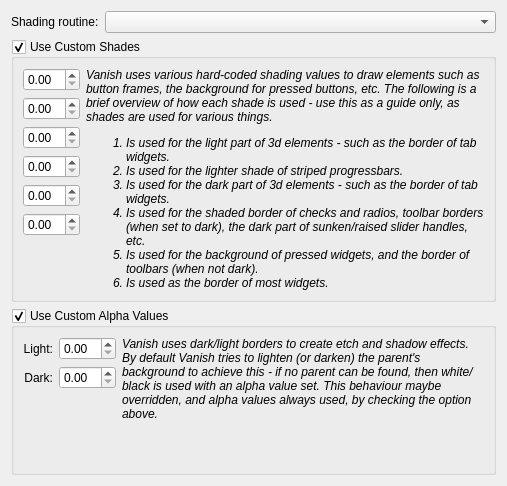
     <widget class="QWidget" name="page_14">
      <layout class="QGridLayout">
       <item row="0" column="0">
        <widget class="QLabel" name="label_2">
         <property name="text">
          <string>Shading routine:</string>
         </property>
        </widget>
       </item>
       <item row="0" column="1">
        <widget class="QComboBox" name="shading">
         <property name="sizePolicy">
          <sizepolicy hsizetype="MinimumExpanding" vsizetype="Fixed">
           <horstretch>0</horstretch>
           <verstretch>0</verstretch>
          </sizepolicy>
         </property>
         <property name="toolTip">
          <string>&lt;p&gt;Sets the color space that is used when shading a color.</string>
         </property>
        </widget>
       </item>
       <item row="1" column="0" colspan="2">
        <widget class="QGroupBox" name="customShading">
         <property name="title">
          <string>Use Custom Shades</string>
         </property>
         <property name="checkable">
          <bool>true</bool>
         </property>
         <layout class="QGridLayout">
          <item row="0" column="0">
           <widget class="QDoubleSpinBox" name="shade0" native="true">
            <property name="sizePolicy">
             <sizepolicy hsizetype="Fixed" vsizetype="Fixed">
              <horstretch>0</horstretch>
              <verstretch>0</verstretch>
             </sizepolicy>
            </property>
           </widget>
          </item>
          <item row="0" column="1" rowspan="7">
           <widget class="QLabel" name="label_4">
            <property name="text">
             <string>&lt;i&gt;&lt;p&gt;Vanish uses various hard-coded shading values to draw elements such as button frames, the background for pressed buttons, etc. The following is a brief overview of how each shade is used - use this as a guide only, as shades are used for various things.&lt;/p&gt;
&lt;p&gt;&lt;ol&gt;
&lt;li&gt;Is used for the light part of 3d elements - such as the border of tab widgets.&lt;/li&gt;
&lt;li&gt;Is used for the lighter shade of striped progressbars.&lt;/li&gt;
&lt;li&gt;Is used for the dark part of 3d elements - such as the border of tab widgets.&lt;/li&gt;
&lt;li&gt;Is used for the shaded border of checks and radios, toolbar borders (when set to dark), the dark part of sunken/raised slider handles, etc.&lt;/li&gt;
&lt;li&gt;Is used for the background of pressed widgets, and the border of toolbars (when not dark).&lt;/li&gt;
&lt;li&gt;Is used as the border of most widgets.&lt;/li&gt;
&lt;/ol&gt;&lt;/p&gt;&lt;/i&gt;</string>
            </property>
            <property name="alignment">
             <set>Qt::AlignLeading|Qt::AlignLeft|Qt::AlignTop</set>
            </property>
            <property name="wordWrap">
             <bool>true</bool>
            </property>
           </widget>
          </item>
          <item row="1" column="0">
           <widget class="QDoubleSpinBox" name="shade1" native="true">
            <property name="sizePolicy">
             <sizepolicy hsizetype="Fixed" vsizetype="Fixed">
              <horstretch>0</horstretch>
              <verstretch>0</verstretch>
             </sizepolicy>
            </property>
           </widget>
          </item>
          <item row="2" column="0">
           <widget class="QDoubleSpinBox" name="shade2" native="true">
            <property name="sizePolicy">
             <sizepolicy hsizetype="Fixed" vsizetype="Fixed">
              <horstretch>0</horstretch>
              <verstretch>0</verstretch>
             </sizepolicy>
            </property>
           </widget>
          </item>
          <item row="3" column="0">
           <widget class="QDoubleSpinBox" name="shade3" native="true">
            <property name="sizePolicy">
             <sizepolicy hsizetype="Fixed" vsizetype="Fixed">
              <horstretch>0</horstretch>
              <verstretch>0</verstretch>
             </sizepolicy>
            </property>
           </widget>
          </item>
          <item row="4" column="0">
           <widget class="QDoubleSpinBox" name="shade4" native="true">
            <property name="sizePolicy">
             <sizepolicy hsizetype="Fixed" vsizetype="Fixed">
              <horstretch>0</horstretch>
              <verstretch>0</verstretch>
             </sizepolicy>
            </property>
           </widget>
          </item>
          <item row="5" column="0">
           <widget class="QDoubleSpinBox" name="shade5" native="true">
            <property name="sizePolicy">
             <sizepolicy hsizetype="Fixed" vsizetype="Fixed">
              <horstretch>0</horstretch>
              <verstretch>0</verstretch>
             </sizepolicy>
            </property>
           </widget>
          </item>
          <item row="6" column="0">
           <spacer name="verticalSpacer_7">
            <property name="orientation">
             <enum>Qt::Vertical</enum>
            </property>
            <property name="sizeType">
             <enum>QSizePolicy::Fixed</enum>
            </property>
            <property name="sizeHint" stdset="0">
             <size>
              <width>20</width>
              <height>36</height>
             </size>
            </property>
           </spacer>
          </item>
         </layout>
        </widget>
       </item>
       <item row="2" column="0" colspan="2">
        <widget class="QGroupBox" name="customAlphas">
         <property name="title">
          <string>Use Custom Alpha Values</string>
         </property>
         <property name="checkable">
          <bool>true</bool>
         </property>
         <layout class="QGridLayout">
          <item row="0" column="0">
           <widget class="QLabel" name="label_light_alpha">
            <property name="text">
             <string>Light:</string>
            </property>
            <property name="alignment">
             <set>Qt::AlignRight|Qt::AlignTrailing|Qt::AlignVCenter</set>
            </property>
           </widget>
          </item>
          <item row="0" column="1">
           <widget class="QDoubleSpinBox" name="alpha0" native="true">
            <property name="sizePolicy">
             <sizepolicy hsizetype="Fixed" vsizetype="Fixed">
              <horstretch>0</horstretch>
              <verstretch>0</verstretch>
             </sizepolicy>
            </property>
           </widget>
          </item>
          <item row="0" column="2" rowspan="3">
           <widget class="QLabel" name="label_4b">
            <property name="sizePolicy">
             <sizepolicy hsizetype="MinimumExpanding" vsizetype="MinimumExpanding">
              <horstretch>0</horstretch>
              <verstretch>0</verstretch>
             </sizepolicy>
            </property>
            <property name="text">
             <string>&lt;i&gt;&lt;p&gt;Vanish uses dark/light borders to create etch and shadow effects. By default Vanish tries to lighten (or darken) the parent's background to achieve this - if no parent can be found, then white/black is used with an alpha value set. This behaviour maybe overridden, and alpha values always used, by checking the option above.&lt;/p&gt;</string>
            </property>
            <property name="alignment">
             <set>Qt::AlignLeading|Qt::AlignLeft|Qt::AlignTop</set>
            </property>
            <property name="wordWrap">
             <bool>true</bool>
            </property>
           </widget>
          </item>
          <item row="1" column="0">
           <widget class="QLabel" name="label_dark_alpha">
            <property name="text">
             <string>Dark:</string>
            </property>
            <property name="alignment">
             <set>Qt::AlignRight|Qt::AlignTrailing|Qt::AlignVCenter</set>
            </property>
           </widget>
          </item>
          <item row="1" column="1">
           <widget class="QDoubleSpinBox" name="alpha1" native="true">
            <property name="sizePolicy">
             <sizepolicy hsizetype="Fixed" vsizetype="Fixed">
              <horstretch>0</horstretch>
              <verstretch>0</verstretch>
             </sizepolicy>
            </property>
           </widget>
          </item>
         </layout>
        </widget>
       </item>
      </layout>
     </widget>
